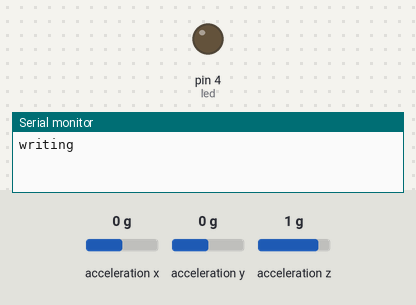
The sketch below on a simulated Arduino Uno, built with avr-gcc and run on an emulated ATmega328P. On the bench: output pins drawn as LEDs (lit = HIGH), the last lines printed to the serial monitor. Wiring (inferred from the names in the program): ADXL345 accelerometer at I2C address 0x1D. Dashed ring = blinking. The test bench sets the inputs (shaded band); at power-on: acceleration x 0 g, acceleration y 0 g, acceleration z 1 g. Storage starts empty.

Above: at 0.2 s.
At 0.68 s:
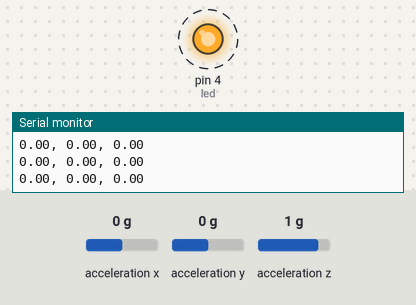
Timing chart, 0 to 3.3 s (numbered marks = the images above):
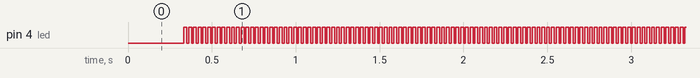

Measured:
- by itself, pin 4 (led): alternates HIGH for 0.02 s and LOW for 0.01 s

The sketch:

sd_loggingi2c_355_2.ino
```cpp
#define DEVID_AD                 0x00 //ADXL355BZ
#define DEVID_MST                0x01
#define PARTID                   0x02
#define REVID                    0x03
#define STATUS                   0x04
#define FIFO_ENTRIES             0x05
#define TEMP2                    0x06
#define TEMP1                    0x07
#define XDATA3                   0x08
#define XDATA2                   0x09
#define XDATA1                   0x0A
#define YDATA3                   0x0B
#define YDATA2                   0x0C
#define YDATA1                   0x0D
#define ZDATA3                   0x0E
#define ZDATA2                   0x0F
#define ZDATA1                   0x10
#define FIFO_DATA                0x11
#define OFFSET_X_H               0x1E
#define OFFSET_X_L               0x1F
#define OFFSET_Y_H               0x20
#define OFFSET_Y_L               0x21
#define OFFSET_Z_H               0x22
#define OFFSET_Z_L               0x23
#define ACT_EN                   0x24
#define ACT_THRESH_H             0x25
#define ACT_THRESH_L             0x26
#define ACT_COUNT                0x27
#define FILTER                   0x28
#define FIFO_SAMPLES             0x29
#define INT_MAP                  0x2A
#define SYNC                     0x2B
#define RANGE                    0x2C
#define POWER_CTL                0x2D
#define SELF_TEST                0x2E
#define RESET                    0x2F

#include <SD.h>
#include <SPI.h>
#include <Wire.h>

const int SD_CS = 10; // Pin 10 on Arduino Uno
const int acc_I2c = 0x1D; //
const int led = 4; //
long values[20], t[9];
double x, y, z, x1, y1, z1, c;
File test0;

void setup() {
  Serial.begin(115200);
  Wire.begin();
  //Wire.setClock(1000000);
  //TWBR = 12;

  if (!SD.begin(SD_CS)) {
    Serial.println("Card failed, or not present");
  }
  pinMode(SD_CS, OUTPUT);

  //adxl355 setting
  writeRegister(POWER_CTL, 0x00);  // writing 0 to to enable sensor
  writeRegister(RANGE, 0xC1);
  writeRegister(SELF_TEST, 0x03);  // writing 3 to to enable
  delay(100);
  test0 = SD.open("test0.txt", FILE_WRITE);
  if (test0) {
    Serial.println("writing");
    //test0.print("當您取消產品保修時。然後你真正擁有了這個產品。");
    //test0.close(); // close the file
  }
  // if the file didn't open, print an error:
  else {
    Serial.println("error opening test.txt");
    //return;
  }
  pinMode(led, OUTPUT);
  digitalWrite(led, LOW);

  delay(200);
}
void loop() {

  acc_data();


    Serial.print(x);
    Serial.print(", ");
    Serial.print(y);
    Serial.print(", ");
    Serial.println(z);

  delay(3);
  if (!test0) {
    test0 = SD.open("test0.txt", FILE_WRITE);
    //Serial.println("file opened");
  }
  if (test0) {
    //Serial.println("writing");
    digitalWrite(led, HIGH);
    test0.print(x, 5);
    test0.print(", ");
    test0.print(y, 5);
    test0.print(", ");
    test0.println(z, 5);
    test0.close(); // close the file
  }
  // if the file didn't open, print an error:
  else {
    Serial.println("error opening test.txt");
    //return;
  }
  delay(10);
  digitalWrite(led, LOW);
}

void writeRegister(int reg, int data) {
  Wire.beginTransmission(acc_I2c);
  Wire.write(reg);
  Wire.write(data);
  Wire.endTransmission();
}

void acc_data() {
  Wire.beginTransmission(acc_I2c);
  Wire.write(XDATA3);  // starting with register 0x3B (ACCEL_XOUT_H)
  Wire.endTransmission();
  Wire.requestFrom(acc_I2c,9);  // request a total of 14 registers

  x = Wire.read() << 12|Wire.read() << 4|Wire.read() >> 4;
  y = Wire.read() << 12|Wire.read() << 4|Wire.read() >> 4;
  z = Wire.read() << 12|Wire.read() << 4|Wire.read() >> 4;

  /*if (x >= 0x80000) {
    x = x - (2 * 0x80000);
  }
  if (y >= 0x80000) {
    y = y - (2 * 0x80000);
  }
  if (z >= 0x80000) {
    z = z - (2 * 0x80000);
  }

  //c = (t[0] << 8) + t[1];
  //c = ((1852 - c) / 9.05) + 25.7;

  x = x * 0.00000390625;
  y = y * 0.00000390625;
  z = z * 0.00000390625;*/
}
```
